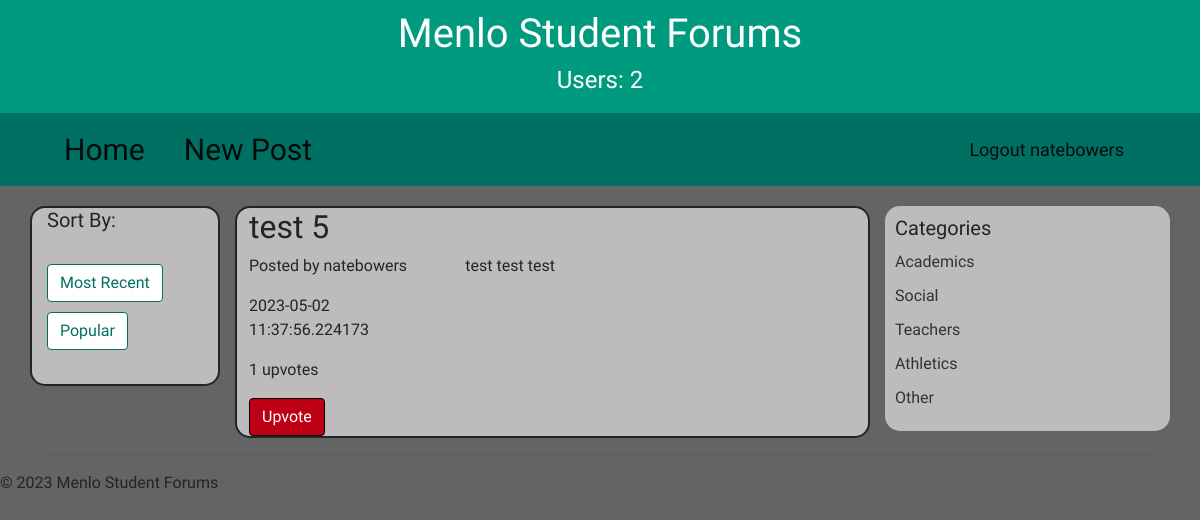
/home/academics (signed in), run on an earlier commit of the app's database.
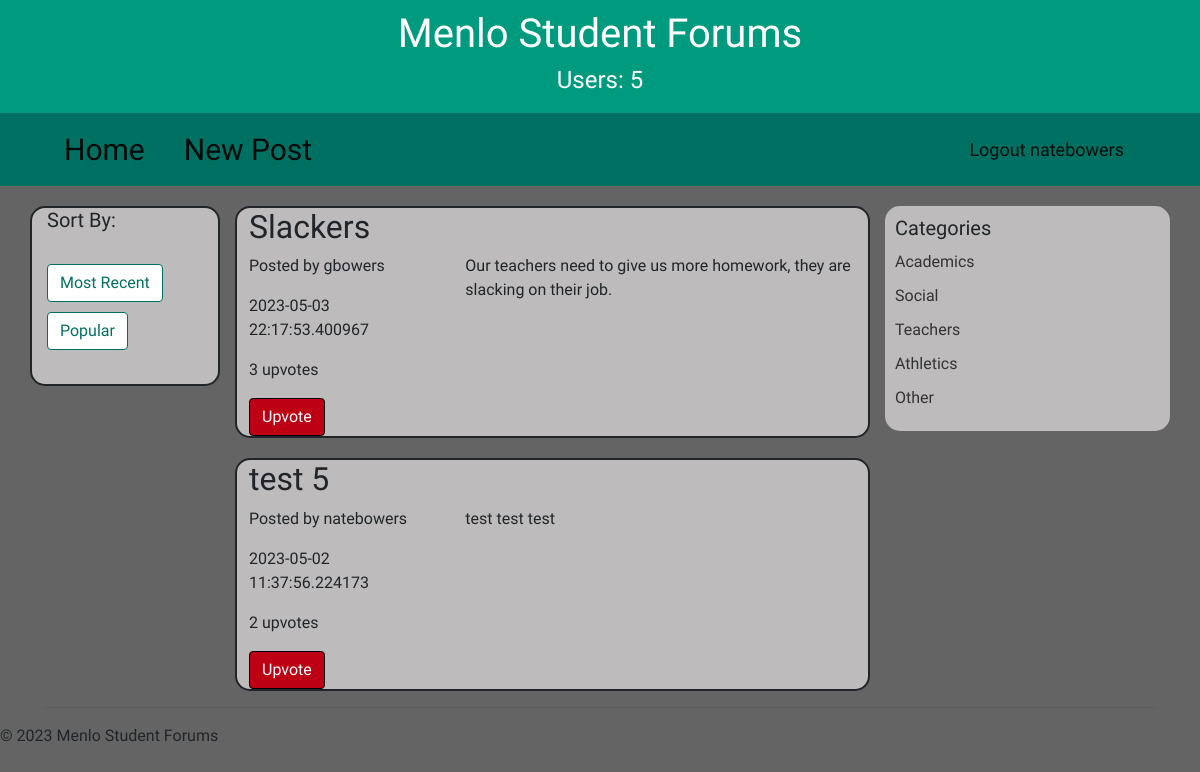
And on a later commit of the database.
### models.py (models this page shows, shortened)
class User(Base):
    __tablename__ = "users"
    username = Column("username", TEXT, primary_key=True)
    password = Column("password", TEXT, nullable=False)
    upvotes = relationship("Upvote", back_populates="user")

class Post(Base):
    __tablename__ = "posts"
    title = Column("title", TEXT, nullable=False)
    topic = Column("topic", TEXT, nullable=False)
    content = Column("content", TEXT, nullable=False)
    user_id = Column("user_id", TEXT, nullable=False)
    id = Column("id", INTEGER, primary_key=True, autoincrement=True)
    time = Column("time", TEXT, nullable=False)
    upvotes = relationship("Upvote", back_populates="post")
    upvoters = relationship("User", secondary="upvotes", primaryjoin="Post.id == Upvote.post_id", secondaryjoin="User.username == Upvote.upvoter_username", backref="upvoted_posts")

### app.py (the view)
@app.route('/home/academics')
def academics():
    posts = db_session.query(Post).where(Post.topic =='academics').order_by(Post.time.desc()).all()
    count_users=db_session.query(User).count()
    logged_in_user=db_session.query(User).where(User.username == session["username"]).first()
    return render_template("home.html", count_users=count_users, posts=posts, u=logged_in_user)

### templates/home.html (shortened to what this page needs)
{% set active_page = "home" %}
{% extends "base.html" %}
{% block content %}
<nav class="navbar navbar-expand-lg navbar-light">
    <div class="container">
      <a class="navbar-brand homenavbar nav-left-buttons" href="/home">Home</a>
      <a class="navbar-brand nav-left-buttons mr-auto" href="/newpost">New Post</a>
      <div class=" justify-content-end">
        <ul class="navbar-nav">
          <li class="nav-item ml-auto">
            <a class="navbar-brand" href="/logout">Logout {{u.username}}</a>
          </li>
        </ul>
      </div>
    </div>
  </nav>
<div class="container">
    <div class="row">
        <div class="col-md-2 sortby">
            <h4>Sort By:</h4>
            <br>
            <a class="btn btn-default" href="/home/recent">Most Recent</a>
            <br>
            <a class="btn btn-default" href="/home/popular">Popular</a>
        </div>
        <div class="col-md-7">
            {% for post in posts %}
                <div class="post" id="post{{post.id}}">
                    <h2 class="post-title">{{ post.title }}</h2>
                    <div class="row">
                        <div class="col-md-4">
                            <p class="post-info">Posted by {{ post.user_id }}</p>
                            <p>{{ post.time }}</p>
                            <p class="post-stats">{{ post.upvotes|length }} upvotes</p>
                            {%if u in post.upvoters%}
                                <button type="submit" class="btn btn-primary disabled-submit-button">Upvote</button>
                            {%else%}
                                <form method="POST" action="/upvote">
                                    <input type="hidden" value="{{ post.id }}" name="post-id">
                                    <button type="submit" class="btn btn-primary upvote-btn">Upvote</button>
                                </form>
                            {%endif%}
                        </div>
                        <div class="col-md-8">
                            <div class="post-content">
                                <p>{{ post.content }}</p>
                            </div>
                        </div>
                    </div>
                </div>
            {% endfor %}
        </div>
        <div class="col-md-3 categories">
            <h3>Categories</h3>
            <ul>
                <li><a href="/home/academics">Academics</a></li>
                <li><a href="/home/social">Social</a></li>
                <li><a href="/home/teachers">Teachers</a></li>
                <li><a href="/home/athletics">Athletics</a></li>
                <li><a href="/home/other">Other</a></li>
            </ul>
        </div>
    </div>
    <hr>
</div>
{%endblock%}

### templates/base.html (shortened to what this page needs)
<!DOCTYPE html>
<html lang="en">
<head>
  <link rel="stylesheet" href="https://stackpath.bootstrapcdn.com/bootstrap/4.3.1/css/bootstrap.min.css">
  <link rel="stylesheet" href="{{url_for('static', filename='styles/style.css')}}">
</head>
<body>
    {% set active_page = active_page|default('home') -%}
  <div class="top-bar">
      <h1>Menlo Student Forums</h1>
      <h4>Users: {{count_users }}</h4>
  </div>
  {% block content %}
  {% endblock %}
  <footer>
    <p>&copy; 2023 Menlo Student Forums</p>
  </footer>
</body>
</html>

### static/styles/style.css (style rules this page uses)
body { background-color: #646464; font-family: 'Jura', sans-serif; }
.top-bar { background-color: #009B7F; color: #FFFFFF; padding: 10px; font-size: 24px; text-align: center; }
.btn-primary { background-color: #009B7F; border-color: #009B7F; }
.navbar { background-color: #007062; color: #FFFFFF; }
.navbar a { color: #FFFFFF; display: inline-block; padding: 2px 4px; border-radius: 5px; }
.nav-left-buttons { align-self: left; }
.homenavbar { padding-right: 3vw; }
.navbar-brand { font-family: 'Jura', sans-serif; font-size: 30px; color: #FFF; margin-left: 15px; }
.navbar-nav li a { font-size: 18px; color: #FFF; padding: 15px; }
.sortby h4 { font-family: 'Jura', sans-serif; font-size: 20px; }
.sortby a { margin-right: 10px; margin-bottom: 10px; background-color: #FFF; color: #007062; border-color: #007062; }
.sortby { border:#212529 2px solid; background-color: #bdbbbb; max-height: 180px; margin-top:20px; border-radius:15px; }
.post { border:#212529 2px solid; margin-top:20px; padding-left:1vw; border-radius: 15px; background-color: #bdbbbb; }
.post-content p { margin-bottom: 0; }
.disabled-submit-button { background-color: #bd0013; border-color: black; }
.categories { background-color: #bdbbbb; padding: 10px; margin-top: 20px; border-radius: 15px; max-height: 225px; }
.categories h3 { font-size: 20px; margin-top: 0; margin-bottom: 10px; }
.categories ul { list-style: none; padding: 0; margin: 0; }
.categories li { margin-bottom: 10px; }
.categories a { color: #333333; text-decoration: none; }

What changed in the data, as far as the page shows it:
added Post: title "Slackers", user_id "gbowers", time "2023-05-03 22:17:53.400967", upvotes|length "3", content "Our teachers need to give us more homework, they are slacking on their job."
computed for Post "test 5": upvotes|length "1" → "2"
Also different on the page:
{{ count_users }}: "2" → "5"
